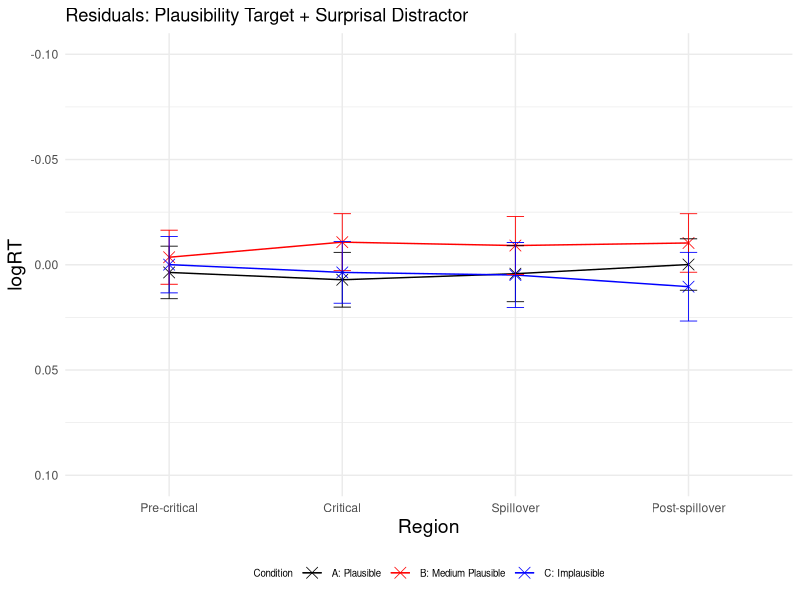
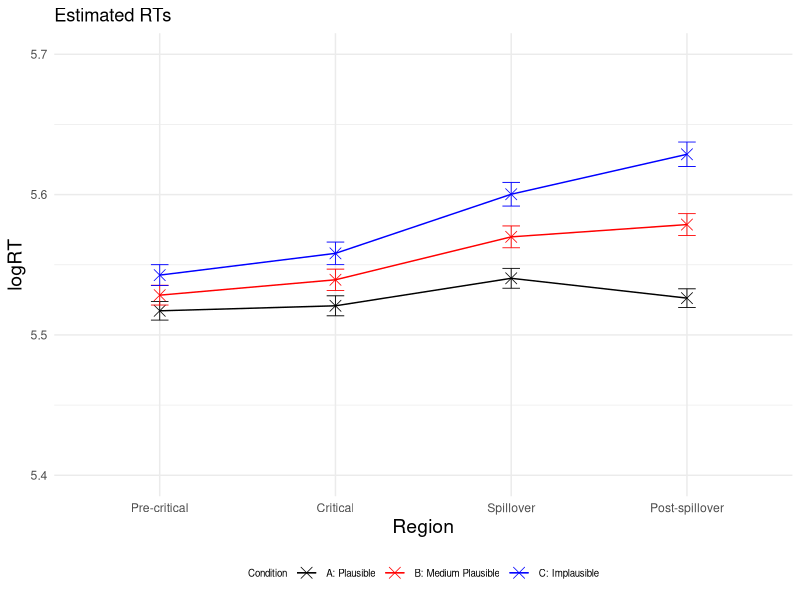
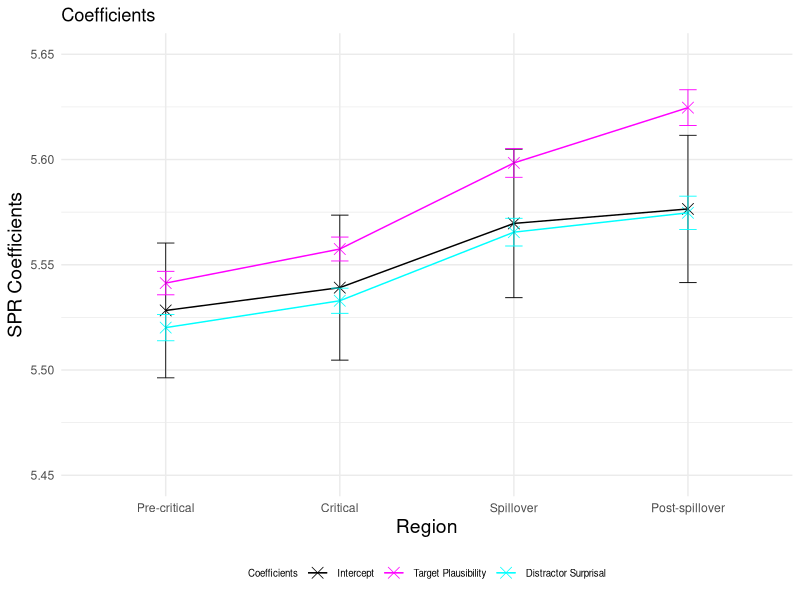
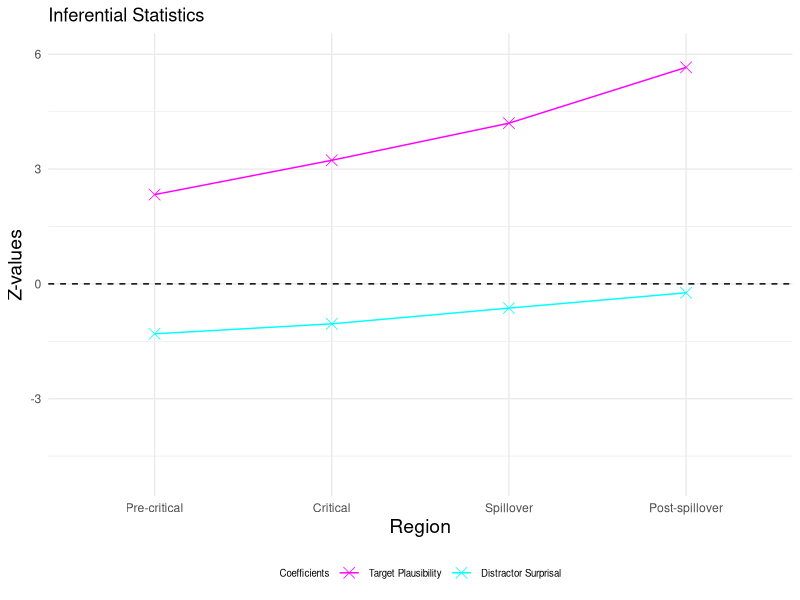
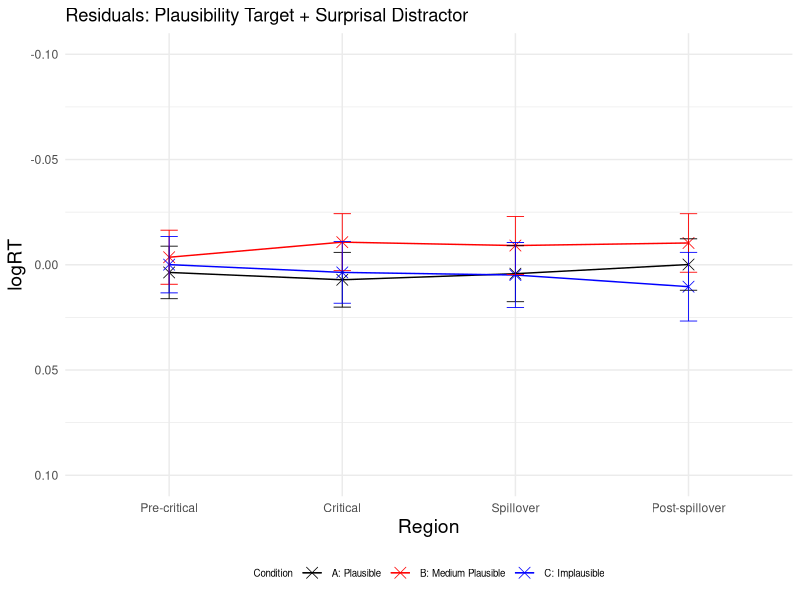
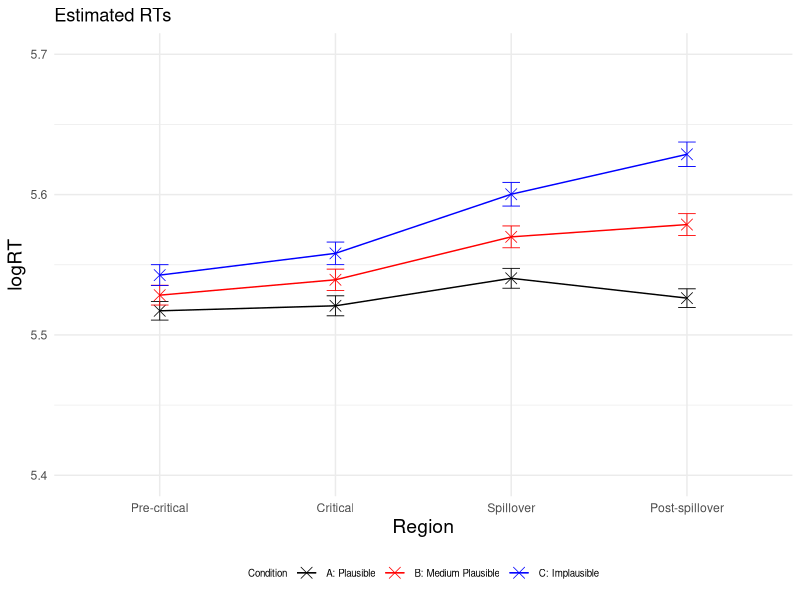
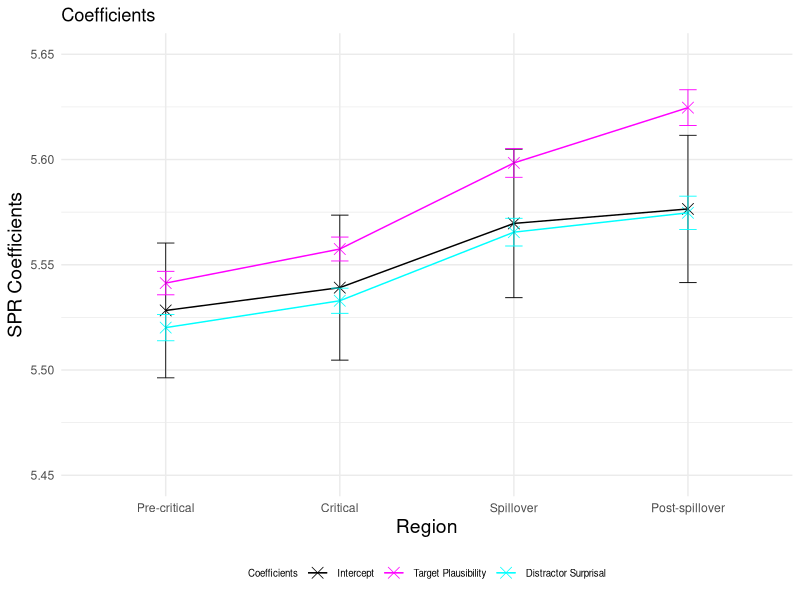
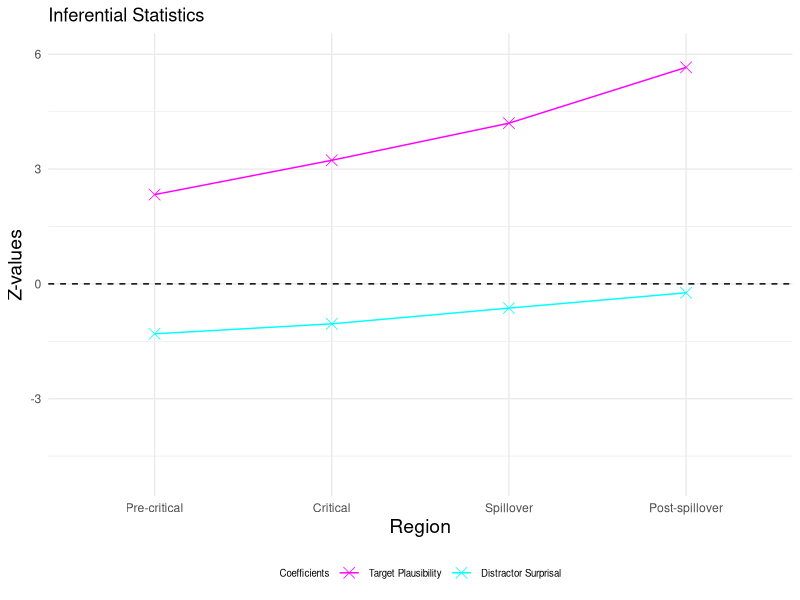

Write the R code that produced these figures, in order.
### LMER Analysis ###

# load packages
library(lme4) 
library(lmerTest) #for printing p-values (results are the same like when using lme4, but causes error message that model failed to converge)
library(dplyr)
library(ggplot2)

setwd("~/Downloads/Master_Thesis/3_SPR_Study_2/Results_SPR2_Plaus_avg")

GP6 <- read.csv("GP6SPR_processed.csv") #read file after removing outliers

# create empty tables to add later residuals, estimated logRTs, p-values and coefficients
residuals <- data.frame(
  Region = character(0),
  Condition = character(0),
  Residual = numeric(0),
  SE_Residual = numeric(0)
)

logRT_estimated <- data.frame(
  Region = character(0),
  Condition = character(0),
  Estimated_logRT = numeric(0),
  SE_Estimated = numeric(0)
)

p_values <- data.frame(
  Region = character(0),
  p_value_plausibility_target = numeric(0),
  p_value_surprisal_distractor = numeric(0)
)

SPR_coefficients <- data.frame(
  Region = character(0),
  Estimate = character(0),
  Estimate_value = numeric(0),
  Estimate_error = numeric(0),
  Z_value = numeric(0)
)


# define regions and conditions
regions <- c("Pre-critical", "Critical", "Spillover", "Post-spillover") 
conditions <- c("A", "B", "C") 


### loop through each of the 4 regions ###
for (region in regions) 
{
  # Precritical region
  region_subset <- subset(GP6, Region == region)

  # standardise predictors (target plausibility (per-trial) and distractor surprisal (pre-test))
  region_subset$scaled_Plaus_per_region <- scale(region_subset$Plaus_target_avg)
  region_subset$scaled_Surprisaldist_per_region <- scale(region_subset$Surprisal_distractor)
  
  # invert predictor target plausibility
  region_subset$inverted_scaled_Plaus_per_region <- (region_subset$scaled_Plaus_per_region) * (-1)
  
  #log transform reading times
  region_subset$logRT_per_region <- log(region_subset$ReadingTime)
  
  
  # fit linear mixed-effects regression model for each region
  model_per_region <- lmerTest::lmer(logRT_per_region ~ inverted_scaled_Plaus_per_region + scaled_Surprisaldist_per_region + 
                              (1 + inverted_scaled_Plaus_per_region + scaled_Surprisaldist_per_region | Subject) + 
                              (1 + inverted_scaled_Plaus_per_region + scaled_Surprisaldist_per_region | Item), data = region_subset)
  
  # print summary of the model
  summary_per_region <- summary(model_per_region)
  print(summary_per_region)
  
  # calculate p-values
  p_values_per_region <- summary_per_region$coefficients[, "Pr(>|t|)"]
  new_row_p_value <- data.frame(Region = region, 
                                p_value_plausibility_target = p_values_per_region[2], 
                                p_value_surprisal_distractor = p_values_per_region[3])
  p_values <- rbind(p_values, new_row_p_value) # add to p-values table
  
  # extract intercept and coefficients (target plausibility and distractor surprisal) added to intercept
  coefficients_per_region <- summary_per_region$coefficients
  intercept <- coefficients_per_region["(Intercept)", 1]
  plaus_target_coeff <- coefficients_per_region["(Intercept)", 1] + coefficients_per_region["inverted_scaled_Plaus_per_region", 1]
  surprisal_distractor_coeff <- coefficients_per_region["(Intercept)", 1] + coefficients_per_region["scaled_Surprisaldist_per_region", 1]
  
  # add error bars for intercept and coefficients (target plausibility and distractor surprisal) 
  new_row_coefficient <- data.frame(Region = region, 
                                    Estimate = "Intercept", 
                                    Estimate_value = intercept, 
                                    Estimate_error = coefficients_per_region["(Intercept)", 2],
                                    Z_value = 0)
  SPR_coefficients <- rbind(SPR_coefficients, new_row_coefficient) # add to coefficients table
  
  new_row_coefficient <- data.frame(Region = region,
                                    Estimate = "Plausability",
                                    Estimate_value = plaus_target_coeff,
                                    Estimate_error = coefficients_per_region["inverted_scaled_Plaus_per_region", 2],
                                    Z_value = coefficients_per_region["inverted_scaled_Plaus_per_region", 1] / coefficients_per_region["inverted_scaled_Plaus_per_region", 2])
  SPR_coefficients <- rbind(SPR_coefficients, new_row_coefficient) # add to coefficients table
  
  new_row_coefficient <- data.frame(Region = region,
                                    Estimate = "Surprisal", 
                                    Estimate_value = surprisal_distractor_coeff, 
                                    Estimate_error = coefficients_per_region["scaled_Surprisaldist_per_region", 2],
                                    Z_value = coefficients_per_region["scaled_Surprisaldist_per_region", 1] / coefficients_per_region["scaled_Surprisaldist_per_region", 2])
  SPR_coefficients <- rbind(SPR_coefficients, new_row_coefficient) # add to coefficients table
  
  
  
  ### loop through each of the 3 conditions ###
  for (condition in conditions)
  {
    # extract subset for each condition
    region_per_condition <- subset(region_subset, Condition == condition)
    # predict logRTs for each condition separately, within each of the 4 regions
    region_per_condition$region_per_condition_Predicted <- predict(model_per_region, newdata = region_per_condition,  type = "response")
    
    # print observed mean logRTs
    region_per_condition_logRT_observed <- mean(region_per_condition$logRT_per_region)

    # print estimated mean logRTs
    region_per_condition_logRT_estimated <- mean(region_per_condition$region_per_condition_Predicted, na.rm = TRUE)
    
    # calculate residuals (observed logRTs - estimated logRTs)
    Residual_region_per_condition <- mean(region_per_condition$logRT_per_region) - mean(region_per_condition$region_per_condition_Predicted, na.rm = TRUE)

    # calculate standard error for residuals
    SE_residuals_region_per_condition <- sqrt(sd(region_per_condition$logRT, na.rm = TRUE)^2/length(region_per_condition$logRT) + sd(region_per_condition$region_per_condition_Predicted, na.rm = TRUE)^2/length(region_per_condition$region_per_condition_Predicted))
    
    # add to residuals table
    new_row_residuals <- data.frame(Region = region, Condition = condition, Residual = Residual_region_per_condition, SE_Residual = SE_residuals_region_per_condition)
    residuals <- rbind(residuals, new_row_residuals)
    
    # calculate standard error for estimated logRTs
    SE_estimated_region_per_condition <- sd(region_per_condition$region_per_condition_Predicted, na.rm = TRUE) / sqrt(length(region_per_condition$region_per_condition_Predicted)) 
    
    # add to estimated logRTs table
    new_row_logRT_estimated <- data.frame(Region = region, Condition = condition, Estimated_logRT = region_per_condition_logRT_estimated, SE_Estimated = SE_estimated_region_per_condition)
    logRT_estimated <- rbind(logRT_estimated, new_row_logRT_estimated)
  }
}



### VISUALIZATIONS ###

# Create a line plot for residuals
p <- ggplot(residuals, aes(x = factor(Region, levels = c("Pre-critical", "Critical", "Spillover", "Post-spillover")), 
                           y = Residual, color = Condition, group = Condition)) + geom_point(shape = 4, size = 3.5, stroke = 0.4) + geom_line(linewidth=0.5) + ylim (0.10, -0.10)
p <- p + theme_minimal() + geom_errorbar(aes(ymin=Residual-SE_Residual, ymax=Residual+SE_Residual), width=.1, size=0.3) 
p <- p + scale_color_manual(name="Condition", labels=c("A: Plausible", "B: Medium Plausible", "C: Implausible"), values=c("#000000", "#FF0000", "#0000FF"))
p <- p + labs(x="Region", y="logRT", title = "Residuals: Plausibility Target + Surprisal Distractor") 
p <- p + theme(legend.position="bottom", legend.text=element_text(size=7), legend.title=element_text(size=7), axis.title.x = element_text(size = 14), axis.title.y = element_text(size = 14)) 
p 
ggsave("Residuals_Plot.pdf", p, width=4, height=4)


# Create a line plot for estimated logRTs
p <- ggplot(logRT_estimated, aes(x = factor(Region, levels = c("Pre-critical", "Critical", "Spillover", "Post-spillover")), 
                                 y = Estimated_logRT, color = Condition, group = Condition)) + geom_point(shape = 4, size = 3.5, stroke = 0.4) + geom_line(linewidth=0.5) + ylim (5.4, 5.7)
p <- p + theme_minimal() + geom_errorbar(aes(ymin=Estimated_logRT-SE_Estimated, ymax=Estimated_logRT+SE_Estimated), width=.1, size=0.3) 
p <- p + scale_color_manual(name="Condition", labels=c("A: Plausible", "B: Medium Plausible", "C: Implausible"), values=c("#000000", "#FF0000", "#0000FF"))
p <- p + labs(x="Region", y="logRT", title = "Estimated RTs") 
p <- p + theme(legend.position="bottom", legend.text=element_text(size=7), legend.title=element_text(size=7), axis.title.x = element_text(size = 14), axis.title.y = element_text(size = 14)) 
p 
ggsave("Estimated_RTs_Plot.pdf", p, width=4, height=4)


# Plot intercept and coefficients added to intercept
p <- ggplot(SPR_coefficients, aes(x = factor(Region, levels = c("Pre-critical", "Critical", "Spillover", "Post-spillover")), 
                                 y = Estimate_value, color = Estimate, group = Estimate)) + geom_point(shape = 4, size = 3.5, stroke = 0.4) + geom_line(linewidth=0.5) + ylim (5.45, 5.65)
p <- p + theme_minimal() + geom_errorbar(aes(ymin=Estimate_value-Estimate_error, ymax=Estimate_value+Estimate_error), width=.1, size=0.3) 
p <- p + scale_color_manual(name="Coefficients", labels=c("Intercept", "Target Plausibility", "Distractor Surprisal"), values=c("#000000", "#FF00FF", "#00FFFF"))
p <- p + labs(x="Region", y="SPR Coefficients", title = "Coefficients") 
p <- p + theme(legend.position="bottom", legend.text=element_text(size=7), legend.title=element_text(size=7), axis.title.x = element_text(size = 14), axis.title.y = element_text(size = 14)) 
p 
ggsave("Intercept_Coefficients_Plot.pdf", p, width=4, height=4)


# plot effect sizes (z-vaues)
Effect_sizes <- subset(SPR_coefficients, Estimate != 'Intercept')

p <- ggplot(Effect_sizes, aes(x = factor(Region, levels = c("Pre-critical", "Critical", "Spillover", "Post-spillover")), 
                                  y = Z_value, color = Estimate, group = Estimate)) + geom_point(shape = 4, size = 3.5, stroke = 0.4) + geom_line(linewidth=0.5) + ylim (-5, 6)
p <- p + geom_hline(yintercept=0, linetype=2)
p <- p + theme_minimal()
p <- p + scale_color_manual(name="Coefficients", labels=c( "Target Plausibility", "Distractor Surprisal"), values=c("#FF00FF", "#00FFFF"))
p <- p + labs(x="Region", y="Z-values", title = "Inferential Statistics") 
p <- p + theme(legend.position="bottom", legend.text=element_text(size=7), legend.title=element_text(size=7), axis.title.x = element_text(size = 14), axis.title.y = element_text(size = 14)) 
p 
ggsave("Z_values_Plot.pdf", p, width=4, height=4)
